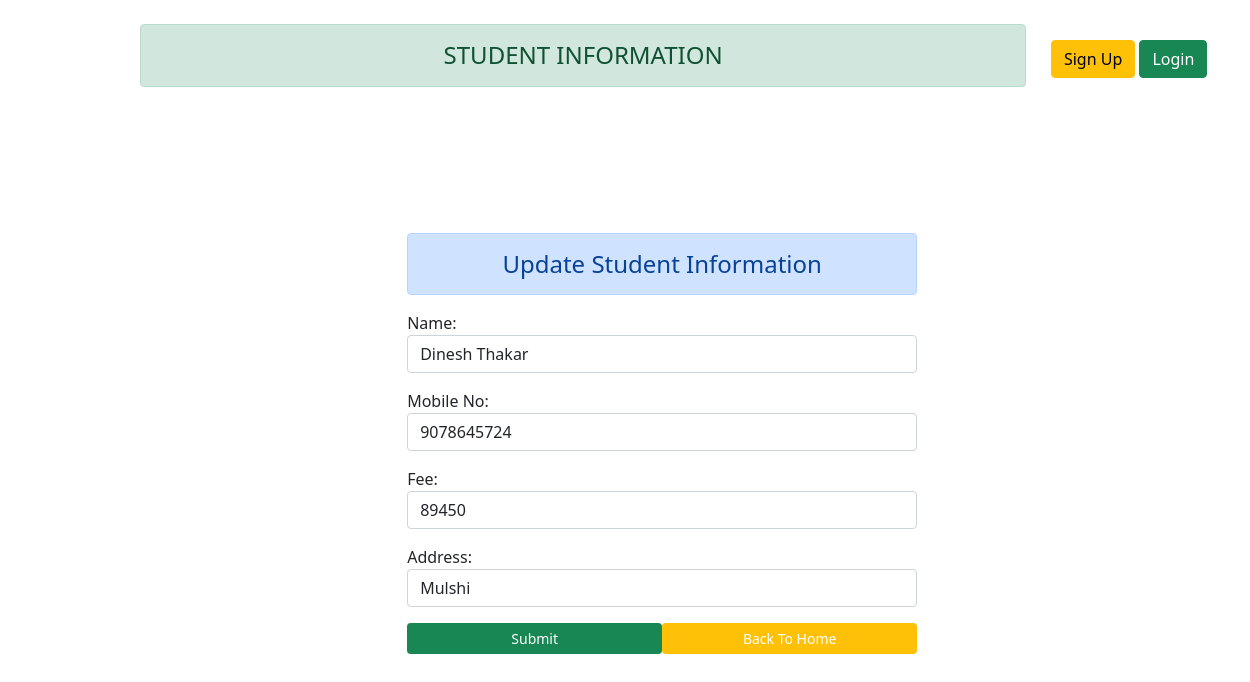
/up/14/, run on the app's committed database.
### app/models.py (models this page shows)
class StudentInfo(models.Model):
    name = models.CharField(max_length=35)
    Mobile_No = models.IntegerField()
    Fee = models.IntegerField()
    Address = models.CharField(max_length=100)

### app/views.py (the view)
# urls.py: path("up/<int:pk>/", update_view, name="update_url"),
def update_view(request, pk):
    obj = StudentInfo.objects.get(id=pk)
    form = StudentForm(instance=obj)
    template_name = "app/updatepage.html"
    if request.method == "POST":
        form = StudentForm(request.POST, instance=obj)
        if form.is_valid:
            form.save()
            return redirect("retrieve")
    return render (request, template_name, locals())

### app/forms.py
class StudentForm(forms.ModelForm):
    class Meta:
        fields = "__all__"
        model = StudentInfo
        widgets = {
            "name":forms.TextInput(attrs={"class":"form-control"}),
            "Mobile_No":forms.NumberInput( attrs={"class":"form-control"}),
            "Fee":forms.NumberInput(attrs={"class":"form-control"}),
            "Address":forms.TextInput(attrs={"class":"form-control"}),
        }

### templates/app/updatepage.html (shortened to what this page needs)
{% extends "app/base.html" %}
{% block content %}
<div class="row ">
    <div class="col-sm-6 offset-3 ">
        <h4 class="alert alert-primary">Update Student Information </h4>
        <form method="POST" class="text-start">
            {{form.as_p}}
            <input type="submit" class="btn btn-success col-6 btn-sm" value="Submit">
            <a href="{% url "retrieve" %}" class="btn btn-warning text-white col-6 btn-sm float-end">Back To Home</a>
        </form>
    </div>
</div>
{% endblock %}

### data on the page
StudentInfo: name "Dinesh Thakar", Mobile_No "9078645724", Fee "89450", Address "Mulshi"
